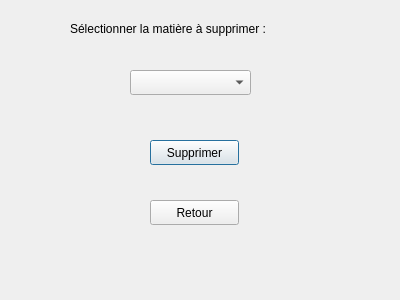
<?xml version="1.0" encoding="UTF-8"?>
<ui version="4.0">
 <class>SupprimerMatiere</class>
 <widget class="QDialog" name="SupprimerMatiere">
  <property name="geometry">
   <rect>
    <x>0</x>
    <y>0</y>
    <width>400</width>
    <height>300</height>
   </rect>
  </property>
  <property name="windowTitle">
   <string>Supprimer une matière</string>
  </property>
  <widget class="QLabel" name="label">
   <property name="geometry">
    <rect>
     <x>70</x>
     <y>20</y>
     <width>261</width>
     <height>17</height>
    </rect>
   </property>
   <property name="text">
    <string>Sélectionner la matière à supprimer :</string>
   </property>
  </widget>
  <widget class="QPushButton" name="supprimerMatiere">
   <property name="geometry">
    <rect>
     <x>150</x>
     <y>140</y>
     <width>89</width>
     <height>25</height>
    </rect>
   </property>
   <property name="text">
    <string>Supprimer</string>
   </property>
  </widget>
  <widget class="QComboBox" name="matieres">
   <property name="geometry">
    <rect>
     <x>130</x>
     <y>70</y>
     <width>121</width>
     <height>25</height>
    </rect>
   </property>
  </widget>
  <widget class="QPushButton" name="retour">
   <property name="geometry">
    <rect>
     <x>150</x>
     <y>200</y>
     <width>89</width>
     <height>25</height>
    </rect>
   </property>
   <property name="text">
    <string>Retour</string>
   </property>
  </widget>
 </widget>
 <resources/>
 <connections/>
</ui>
